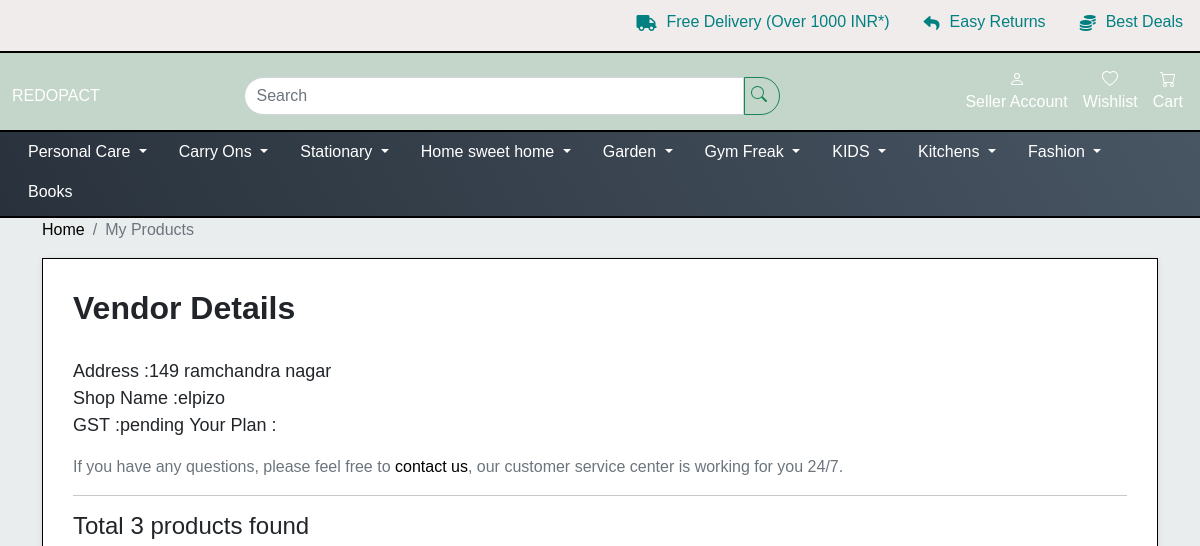
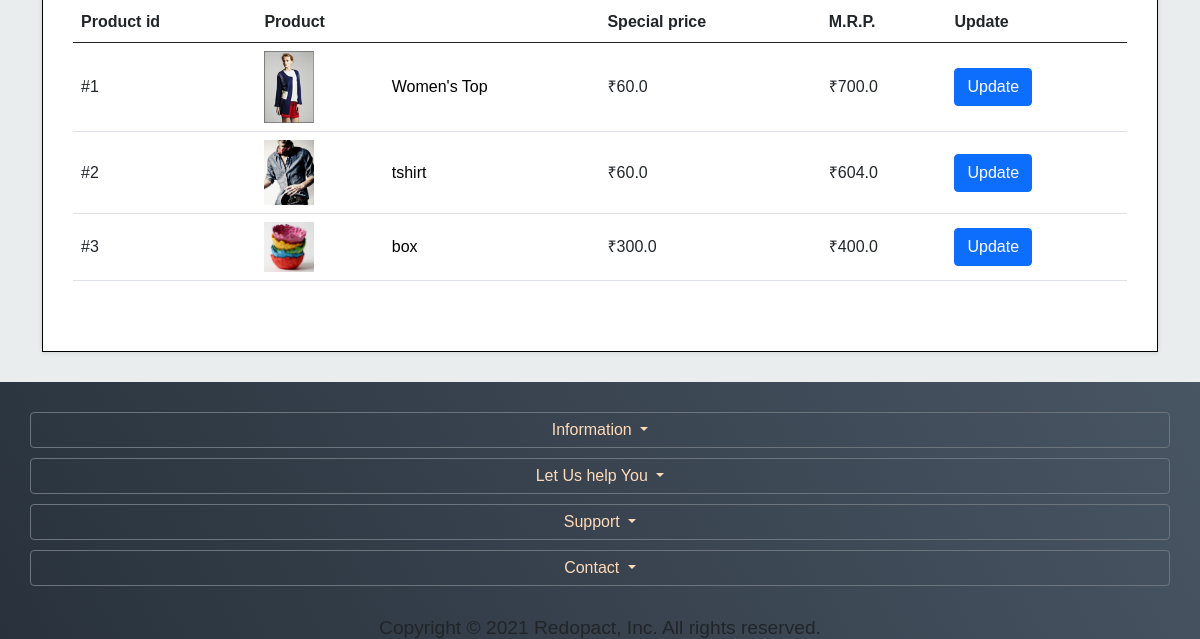
Before: /viewmyproducts/ (signed in) with the older database file (2 pictures, top to bottom).
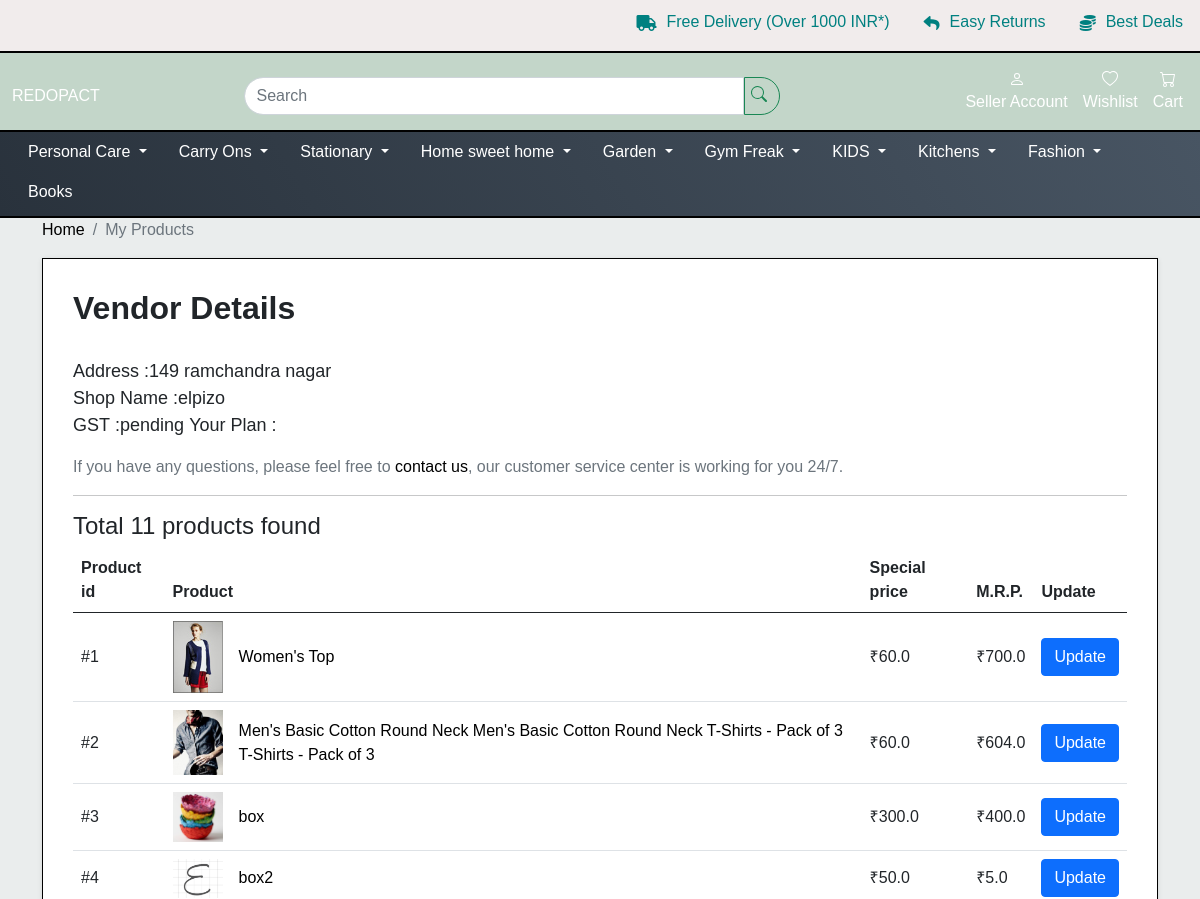
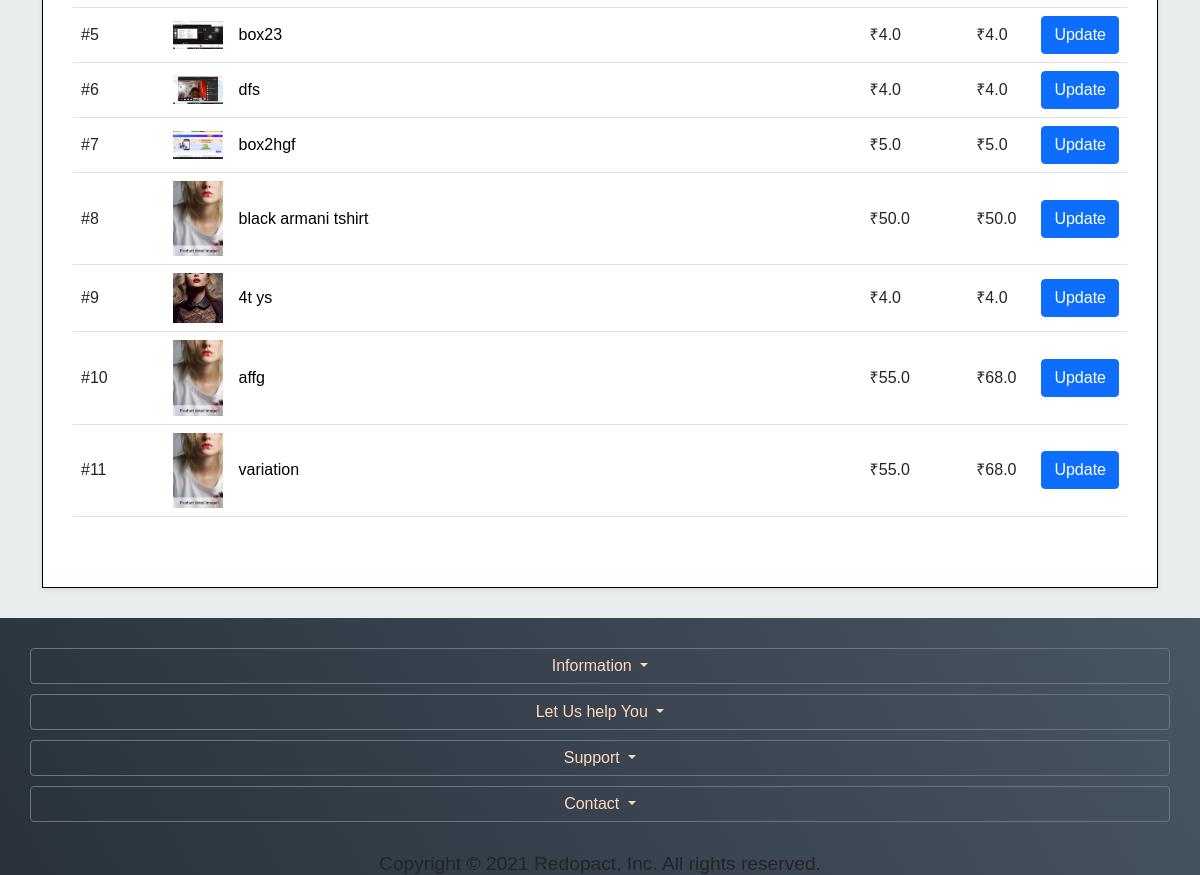
After: the same page with the newer database file (2 pictures, top to bottom).
### account/models.py (models this page shows)
class VendorAccount(models.Model):
    vendor = models.OneToOneField(Account, default=None, on_delete=models.CASCADE, primary_key=True, )
    email = models.EmailField(verbose_name="email", max_length=100)
    shop_number = models.IntegerField(null=True, blank=True)
    shop_name = models.CharField(max_length=150)
    shop_add = models.CharField(max_length=200)
    city = models.CharField(max_length=30)
    state = models.CharField(max_length=20)
    gst = models.CharField(max_length=30 ,null=True, blank=True)
    vat = models.CharField(max_length=30, null=True, blank=True)
    aadhaar_card = models.CharField(max_length=30, null=True, blank=True)
    pan = models.CharField(max_length=30, null=True, blank=True)
    pan_image = models.ImageField(upload_to=get_uplaod_file_name, null=True, blank=True, )
    aadhaar_image = models.ImageField(upload_to=get_uplaod_file_name, null=True, blank=True, )
    facebook_link = models.CharField(max_length=200, null=True, blank=True)
    instagram_link = models.CharField(max_length=200, null=True, blank=True)
    twitter_link = models.CharField(max_length=200, null=True, blank=True)
    linkedin_link = models.CharField(max_length=200, null=True, blank=True)
    youtube_link = models.CharField(max_length=200, null=True, blank=True)
    pickup_address = models.CharField(max_length=200, null=True, blank=True)
    bank_account_number=models.IntegerField(null=True, blank=True)
    bank_ifsc_code = models.IntegerField(null=True, blank=True)
    bank_name = models.CharField(max_length=50, null=True, blank=True)
    bank_account_holder_name = models.CharField(max_length=100, null=True, blank=True)
    is_verified = models.BooleanField(default=False)
    is_active = models.BooleanField(default=True)
    logo = models.ImageField(upload_to=get_uplaod_file_name, null=True, blank=True, )
    def __str__(self):
        return self.shop_name

### shop/models.py (models this page shows)
class Product(models.Model):
    vendor = models.ForeignKey(VendorAccount, on_delete=models.CASCADE)
    name = models.CharField(max_length=150)
    category2 = models.ForeignKey(Category, on_delete=models.CASCADE, null=True, blank=True)
    subcategory1 = models.ForeignKey(SubCategory1, on_delete=models.CASCADE, null=True, blank=True)
    subcategory2 = models.ForeignKey(SubCategory2, on_delete=models.CASCADE, null=True, blank=True)
    size = models.CharField(max_length=50, null=True, blank=True)
    product_for = models.CharField(max_length=7, choices=PRODUCTFOR_CHOICES, default='general')
    brand = models.CharField(max_length=50, null=True)
    tags = models.CharField(max_length=500, null=True, blank=True, default="blanktag")
    material = models.CharField(max_length=50, null=True, blank=True, default="")
    slug = models.SlugField(max_length=170, unique=True)
    sku = models.CharField(max_length=50, null=True,blank=True,unique=True)
    in_stock = models.BooleanField(default=False)
    discount = models.IntegerField(null=True, blank=True)
    stock = models.IntegerField(null=True, blank=True)
    mrp = models.FloatField(default=60.00, null=True, blank=True)
    special_price = models.FloatField(null=True,blank=True)
    our_price = models.FloatField(null=True,blank=True)
    description = RichTextField(null=True, blank=True, )
    short_description = RichTextField(null=True, blank=True, )
    weight = models.FloatField(default=0.00, null=True)
    length= models.FloatField(default=0.00, null=True)
    width = models.FloatField(default=0.00, null=True)
    height = models.FloatField(default=0.00, null=True)
    pub_date = models.DateField(null=True, blank=True, )
    is_recycled = models.BooleanField(default=False)
    is_upcycled = models.BooleanField(default=False)
    is_ecofriendly = models.BooleanField(default=False)
    has_variation = models.BooleanField(default=False)
    image = models.ImageField(upload_to=get_uplaod_file_name,  null=True, blank=True,)
    image2 = models.ImageField(upload_to=get_uplaod_file_name, null=True, blank=True, )
    image3 = models.ImageField(upload_to=get_uplaod_file_name, null=True, blank=True, )
    def __str__(self):
        return self.name

### shop/views.py (the view)
# urls.py: path('viewmyproducts/', views.viewmyproducts, name='viewmyproducts'),
@login_required(login_url="../login")
def viewmyproducts(request):
    if request.user.is_Vendor == True:
        vendor = getvendor(email=request.user.email)
        products = Product.objects.filter(vendor=vendor)
        params = {'products': products, 'vendor': vendor}
        print(params)
        print(vendor)
        return render(request, 'shop/myproduct.html', params)
    else:
        return render(request, "shop/unauthorized.html")

### shop/templates/shop/myproduct.html (shortened to what this page needs)
{% extends 'general/base.html' %}
{%load static%}
{% block head%}
    <link rel="stylesheet" href="{%static 'shop/css/styles_navbar_Responsive.css'%}">
    <link rel="stylesheet" href="https://unpkg.com/flickity@2/dist/flickity.min.css">
    <link rel="stylesheet" href="{%static 'shop/css/myproducts.css'%}">
{% endblock %}
{% block body%}
    <div id="all">
      <div id="content">
        <div class="container">
          <div class="row">
            <div class="col-lg-12">
              <nav aria-label="breadcrumb">
                <ol class="breadcrumb">
                  <li class="breadcrumb-item"><a href="../">Home</a></li>
                  <li aria-current="page" class="breadcrumb-item active">My Products</li>
                </ol>
              </nav>
            </div>
            <div id="customer-order" class="col-lg-12">
              <div class="box">
                <h1>Vendor Details</h1>
                <p class="lead">
                  <b>Address</b> :{{vendor.shop_add}} <br>
                  <b>Shop Name</b> :{{vendor.shop_name}} <br>
                  <b>GST</b> :{{vendor.gst}}           <b>Your Plan</b> :{{vendor.plan}}</p>
                <p class="text-muted">If you have any questions, please feel free to <a href="../contactus">contact us</a>, our customer service center is working for you 24/7.</p>
                <hr>
                <h4>Total {{products|length}} products found </h4>
                <div class="table-responsive mb-4">
                  <table class="table">
                    <thead>
                      <tr>
                        <th>Product id</th>
                        <th colspan="2">Product</th>
                        <th>Special price</th>
                        <th>M.R.P.</th>
                        <th>Update</th>
                      </tr>
                    </thead>
                    <tbody>
                    {%for product in products%}
                      <tr>
                        <td>#{{product.id}}</td>
                        <td><a href="../updateproduct/{{product.id}}"><img src="/media/{{product.image}}" alt="{{product.name}}"></a></td>
                        <td><a href="../updateproduct/{{product.id}}">{{product.name}}</a></td>
                        <td>₹{{product.special_price}}</td>
                        <td>₹{{product.mrp}}</td>
                        <td><a href="../updateproduct/{{product.id}}" class="btn btn-primary">Update</a></td>
                      </tr>
                    {%endfor%}
                    </tbody>
                  </table>
                </div>
              </div>
            </div>
          </div>
        </div>
      </div>
    </div>
{% endblock %}

### general/templates/general/base.html (shortened to what this page needs)
<!DOCTYPE html>
{%load static%}
<html lang="en">
<head>
    <link href="https://cdn.jsdelivr.net/npm/bootstrap@5.0.1/dist/css/bootstrap.min.css" rel="stylesheet"
>
    <link rel="stylesheet" href="https://cdnjs.cloudflare.com/ajax/libs/font-awesome/5.15.1/css/all.min.css" />
    <link rel="stylesheet" href="{%static 'general/css/style.css'%}" >
    <link rel="stylesheet" href="https://unpkg.com/flickity@2/dist/flickity.min.css">
    {% block head%} {% endblock %}
</head>
<body>
    <section id="header">
        <div class="header hide">
            <div class="top-bar">
                <div class="top-bar-item">
                    <div class="icon">
                        <i class="fas fa-truck"></i>
                    </div>
                    <div class="icon-content">
                        <h6>Free Delivery (Over 1000 INR*)</h6>
                    </div>
                </div>
                <div class="top-bar-item">
                    <div class="icon">
                        <i class="fas fa-reply"></i>
                    </div>
                    <div class="icon-content">
                        <h6>Easy Returns</h6>
                    </div>
                </div>
                <div class="top-bar-item">
                    <div class="icon">
                        <i class="fas fa-coins"></i>
                    </div>
                    <div class="icon-content">
                        <h6>Best Deals</h6>
                    </div>
                </div>
            </div>
        </div>
    </section>
    <section id="navbar">
        <nav class="navbar header">
            <div class="container-fluid">
                <a id="logo-img" href="../../" class="hide" style="color: #ffffff;">REDOPACT</a>
                <div class="d-sm-none d-md-block ms-auto d-none d-sm-block">
                    <form action="../listing/" method="get" class="d-flex ms-auto">
                        <input id="inpt_srch" class="form-control" name="search" type="search" placeholder="Search"
                            aria-label="Search">
                        <button id="srch" class="btn btn-outline-success" type="submit" style="padding-left: 6px"></button>
                    </form>
                </div>
                {%if request.user.is_authenticated %}
                <ul class="flex-container ms-auto" style="list-style-type: none">
                    {%if request.user.is_Vendor %}
                    <li class="pad_nav">
                        <a href="../../dashboard" style="color: #ffffff;">
                            <br>Seller Account</a>
                    </li>
                    {%endif%}
                    <li class="pad_nav">
                        <a href="../../wishlist" style="color: #ffffff;">
                            <br>Wishlist</a>
                    </li>
                    <li class="pad_nav">
                        <a href="../../cart" style="color: #ffffff;">
                            </span><br>Cart</a>
                    </li>
                </ul>
                {%endif%}
            </div>
        </nav>
        <nav class="navbar nav2 d-none d-sm-block">
            <div class="container-fluid margin-bottom: 0">
                <ul class="ms-auto me-auto mb-2 mb-lg-0 mb-md-0 mb-sm-0 navi"
                    style="list-style-type: none; padding-left: 0px">
                    <li class="nav-item dropdown active">
                        <a class="nav-link dropdown-toggle" href="#" id="navbarDropdown" role="button"
                            data-bs-toggle="dropdown" aria-expanded="false">
                            Personal Care
                        </a>
                    </li>
                    <li class="nav-item dropdown active">
                        <a class="nav-link dropdown-toggle" href="#" id="navbarDropdown" role="button"
                            data-bs-toggle="dropdown" aria-expanded="false">
                            Carry Ons
                        </a>
                    </li>
                    <li class="nav-item dropdown active">
                        <a class="nav-link dropdown-toggle" href="#" id="navbarDropdown" role="button"
                            data-bs-toggle="dropdown" aria-expanded="false">
                            Stationary
                        </a>
                    </li>
                    <li class="nav-item dropdown active">
                        <a class="nav-link dropdown-toggle" href="#" id="navbarDropdown" role="button"
                            data-bs-toggle="dropdown" aria-expanded="false">
                            Home sweet home
                        </a>
                    </li>
                    <li class="nav-item dropdown active">
                        <a class="nav-link dropdown-toggle" href="#" id="navbarDropdown" role="button"
                            data-bs-toggle="dropdown" aria-expanded="false">
                            Garden
                        </a>
                    </li>
                    <li class="nav-item dropdown active">
                        <a class="nav-link dropdown-toggle" href="#" id="navbarDropdown" role="button"
                            data-bs-toggle="dropdown" aria-expanded="false">
                            Gym Freak
                        </a>
                    </li>
                    <li class="nav-item dropdown active">
                        <a class="nav-link dropdown-toggle" href="#" id="navbarDropdown" role="button"
                            data-bs-toggle="dropdown" aria-expanded="false">
                            KIDS
                        </a>
                    </li>
                    <li class="nav-item dropdown active">
                        <a class="nav-link dropdown-toggle" href="#" id="navbarDropdown" role="button"
                            data-bs-toggle="dropdown" aria-expanded="false">
                            Kitchens
                        </a>
                    </li>
                    <li class="nav-item dropdown active">
                        <a class="nav-link dropdown-toggle" href="#" id="navbarDropdown" role="button"
                            data-bs-toggle="dropdown" aria-expanded="false">
                            Fashion
                        </a>
                    </li>
                    <li class="nav-item active">
                        <a class="nav-link" href="#">Books</a>
                    </li>
                </ul>
            </div>
        </nav>
    </section>
    {% block body%} {% endblock %}
    <section id="footer-mobile">
        <div class="footer">
            <div class="footer-items">
                <div class="dropdown">
                    <button class="btn btn-secondary dropdown-toggle" type="button" id="dropdownMenu2"
                        data-bs-toggle="dropdown" aria-expanded="false">
                        Information
                    </button>
                    <button class="btn btn-secondary dropdown-toggle" type="button" id="dropdownMenu3"
                        data-bs-toggle="dropdown" aria-expanded="false">
                        Let Us help You
                    </button>
                    <button class="btn btn-secondary dropdown-toggle" type="button" id="dropdownMenu4"
                        data-bs-toggle="dropdown" aria-expanded="false">
                        Support
                    </button>
                    <button class="btn btn-secondary dropdown-toggle" type="button" id="dropdownMenu5"
                        data-bs-toggle="dropdown" aria-expanded="false">
                        Contact
                    </button>
                </div>
            </div>
        </div>
        <div class="copyright">
            <h4>Copyright © 2021 Redopact, Inc. All rights reserved.</h4>
        </div>
    </section>
</body>
</html>

Changed rows visible on the page:
changed Product id 2: name "tshirt" → "Men's Basic Cotton Round Neck Men's Basic Cotton Round Neck T-Shirts - Pack of 3 T-Shirts - Pack of 3"
added Product: id "4", image (picture), name "box2", special_price "50.0", mrp "5.0"
added Product: id "5", image (picture), name "box23", special_price "4.0", mrp "4.0"
added Product: id "6", image (picture), name "dfs", special_price "4.0", mrp "4.0"
added Product: id "7", image (picture), name "box2hgf", special_price "5.0", mrp "5.0"
added Product: id "8", image (picture), name "black armani tshirt", special_price "50.0", mrp "50.0"
added Product: id "9", image (picture), name "4t ys", special_price "4.0", mrp "4.0"
added Product: id "10", image (picture), name "affg", special_price "55.0", mrp "68.0"
added Product: id "11", image (picture), name "variation", special_price "55.0", mrp "68.0"
Other visible differences:
{{ products|length }}: "3" → "11"
